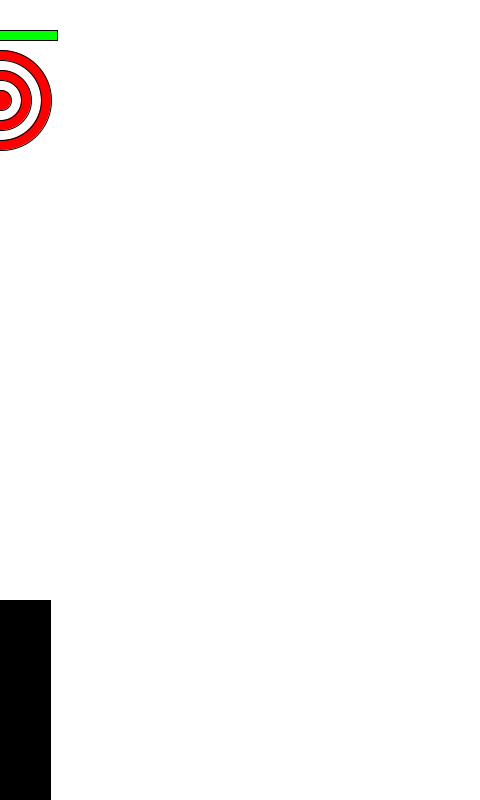
Frame 1 (no input)
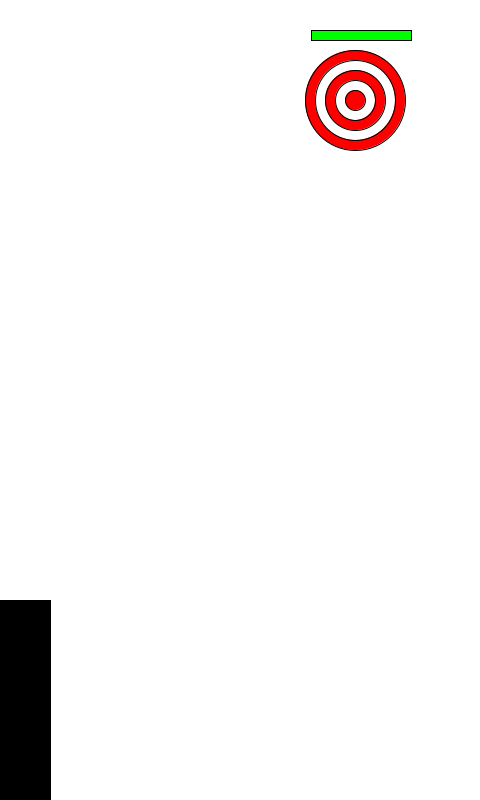
Frame 60 (the mouse pressed at the canvas centre just before this capture)
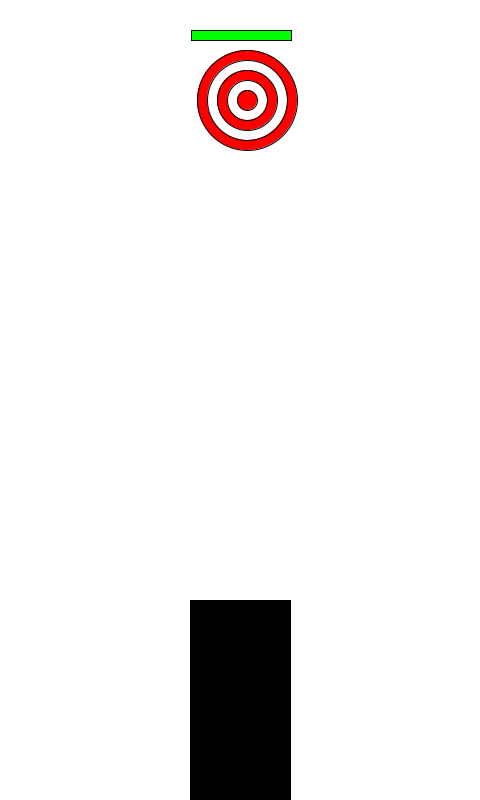
Frame 120 (the mouse held since frame 60 and released just before this capture)

The Processing sketch that drew these frames (run headless with seeded random() and noise(); from frame 60 on, the mouse is pressed at the canvas centre):

// Processing sketch: processing_118717
// ── processing_118717.pde

int x = 1;
int z = 6;
//enemy health
int e = 100;

void setup() {
  size(480, 800);
}

void draw() {
  background(255);
  //enemy
  fill(255, 0, 0);
  ellipse(x, 100, 100, 100);
  fill(255);
  ellipse(x, 100, 80, 80);
  fill(255, 0, 0);
  ellipse(x, 100, 60, 60);
  fill(255);
  ellipse(x, 100, 40, 40);
  fill(255, 0, 0);
  ellipse(x, 100, 20, 20);
  x = x + z;
  if(x>width) {
    z = -1 *z;
  }
  if(x<0) {
    z = 5;
  }
  //enemy health bar
  rect(x-50, 30, 100, 10);
  fill(0, 255, 0);
  rect(x-50, 30, e, 10);
  //character
  fill(0);
  rect(mouseX-50, 600, 100, 200);
  //winning
  if(e <= 0) {
    fill(255);
    rect(0, 0, width, height);
    textSize(50);
    fill(0);
    text("You Win", 20, height/2-20);
  }
}

void keyPressed() {
  fill(255, 150, 0);
  ellipse(mouseX, 550, 100, 200);
  fill(0);
  rect(mouseX-50, 600, 100, 200);
  if((mouseX>x-50) && (mouseX<x+50)) {
    e=e-1;
  }
}

  
